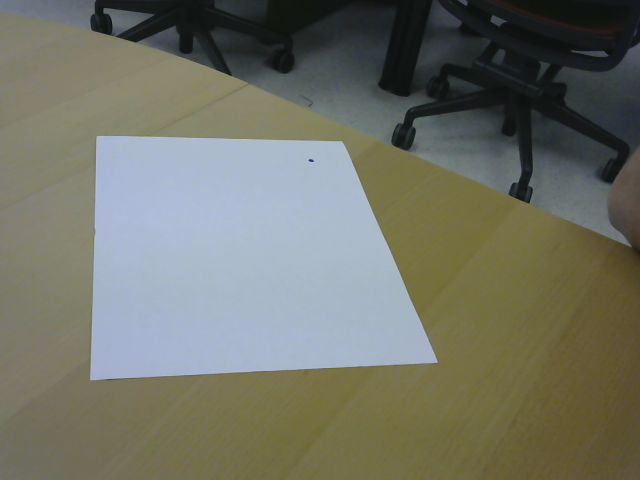
#> input picture camera/paperdot.png, 640 x 480 px
$ python corner_finder.py   (Python 2 division)   (older library calls are emulated)
#> lines starting #> are read from the running program, lines starting #| are printed output that depends on the picture; after the words box and inside, x2 and y2 are one past the last pixel; in counts of white or black regions, pixels touching at a corner belong together
#! /usr/bin/env python

import cv2
import matplotlib.pyplot as plt
import numpy as np


def main():
    img = cv2.imread('paperdot.png')
#> img is the input picture: shape (480, 640, 3); mean B, G, R 102.6, 114.5, 112.8

    ret, thresh = cv2.threshold(img,127,255,0)
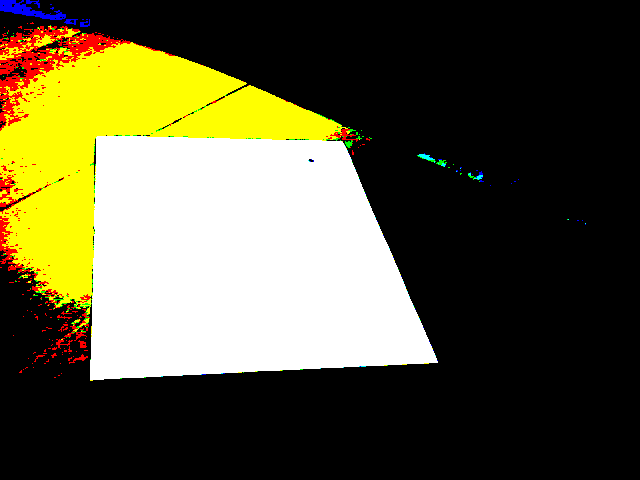
#> thresh: shape (480, 640, 3); mean B, G, R 58.5, 86.9, 90.7
    #plt.imshow(thresh),plt.show()


    lower = np.array([0,0,180])
    upper = np.array([255,100,255])
    hsv = cv2.cvtColor(img, cv2.COLOR_BGR2HSV)
#> hsv: shape (480, 640, 3); mean H, S, V 59.5, 64.3, 122.6
    mask = cv2.inRange(hsv, lower, upper)
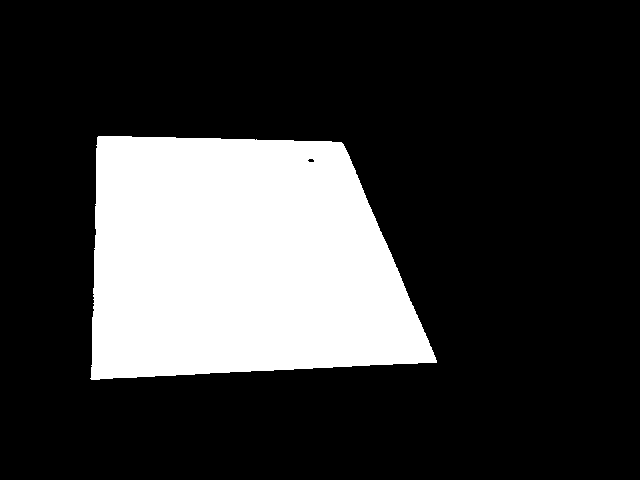
#> mask: shape (480, 640); 22.5% white; 1 white region

    _, contours, _ = cv2.findContours(mask, cv2.RETR_LIST, cv2.CHAIN_APPROX_SIMPLE)
#> contours = 2 contours; box (x1, y1, x2, y2) and area: (90, 136, 437, 380) 68498, (307, 158, 315, 163) 22


    #contours = cv2.findContours(thresh,1,2)

    cnt = contours[1]
#> cnt = contour of 268 points, box (x1, y1, x2, y2) (90, 136, 437, 380), area 68498
    # [7 lines of commented-out code are left out]


    epsilon = 0.05*cv2.arcLength(cnt,True)
#> epsilon = 55.64
    approx = cv2.approxPolyDP(cnt,epsilon,True)
#> approx = [[97, 137], [91, 379], [436, 362], [341, 142]]
    print approx[0][0][0]
#| 97


    x,y,w,h = cv2.boundingRect(cnt)
#> x = 90; y = 136; w = 347; h = 244
    cv2.rectangle(img,(x,y),(x+w,y+h),(0,255,0),2)
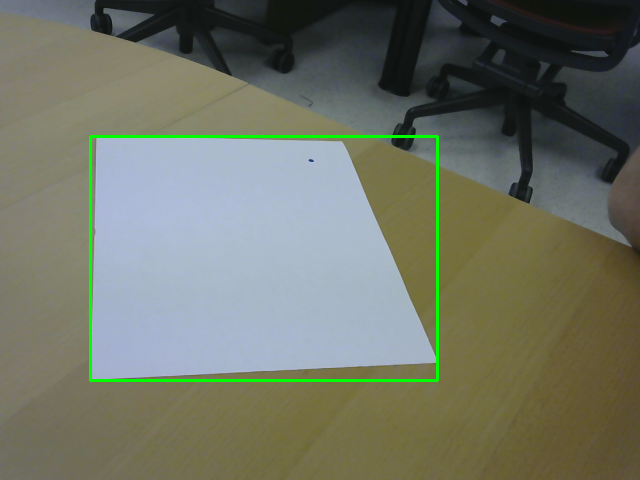
#> img: shape (480, 640, 3); 1.15% of pixels changed, all inside (x1, y1, x2, y2) = (89, 135, 439, 382)

    plt.imshow(img),plt.show()


if __name__ == '__main__':
    main()
